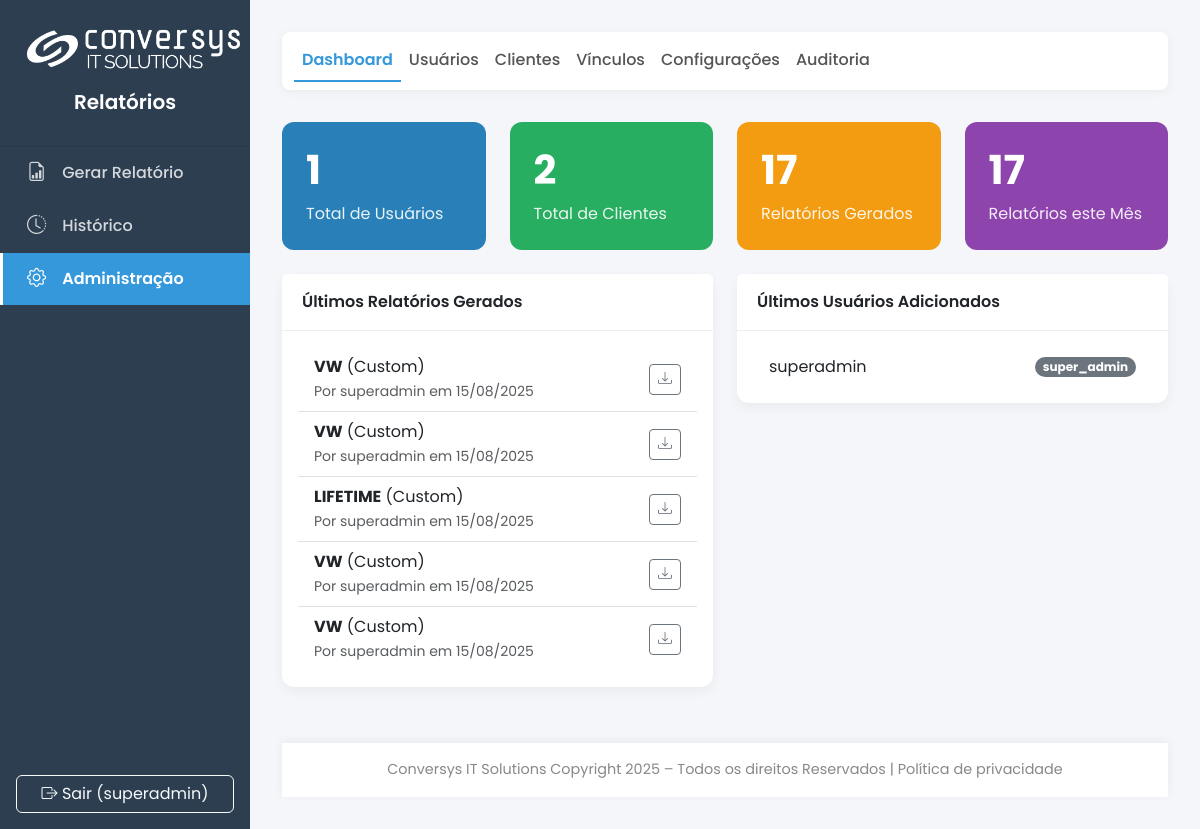
The page /admin (signed in) on the database its author committed.
### main.py (models this page shows, shortened)
class SystemConfig(db.Model):
    id = db.Column(db.Integer, primary_key=True)
    company_name = db.Column(db.String(100), default="Conversys IT Solutions")
    footer_text = db.Column(db.String(255), default=f"Conversys IT Solutions Copyright {dt.datetime.now().year} – Todos os direitos Reservados | Política de privacidade")
    primary_color = db.Column(db.String(7), default="#2c3e50")
    secondary_color = db.Column(db.String(7), default="#3498db")
    logo_dark_bg_path = db.Column(db.String(255), nullable=True)
    logo_light_bg_path = db.Column(db.String(255), nullable=True)
    logo_size = db.Column(db.Integer, default=50)
    login_media_path = db.Column(db.String(255), nullable=True)
    login_media_fill_mode = db.Column(db.String(10), default='cover')
    login_media_bg_color = db.Column(db.String(7), default='#2c3e50')
    report_cover_path = db.Column(db.String(255), nullable=True)
    report_final_page_path = db.Column(db.String(255), nullable=True)

class User(UserMixin, db.Model):
    id = db.Column(db.Integer, primary_key=True)
    username = db.Column(db.String(64), unique=True, nullable=False)
    password_hash = db.Column(db.String(256))
    role_id = db.Column(db.Integer, db.ForeignKey('role.id'), nullable=False)
    role = db.relationship('Role', backref='users')
    reports = db.relationship('Report', backref='author', lazy=True)
    clients = db.relationship('Client', secondary=user_client_association, lazy='subquery',
                              backref=db.backref('users', lazy=True))
    def has_role(self, role_name): return self.role.name == role_name

class Report(db.Model):
    id = db.Column(db.Integer, primary_key=True)
    filename = db.Column(db.String(255), unique=True, nullable=False)
    file_path = db.Column(db.String(255), nullable=False)
    created_at = db.Column(db.DateTime, default=dt.datetime.utcnow)
    reference_month = db.Column(db.String(7), nullable=False)
    user_id = db.Column(db.Integer, db.ForeignKey('user.id'), nullable=False)
    client_id = db.Column(db.Integer, db.ForeignKey('client.id'), nullable=False)
    report_type = db.Column(db.String(50), default='custom', nullable=False)

class Client(db.Model):
    id = db.Column(db.Integer, primary_key=True)
    name = db.Column(db.String(100), unique=True, nullable=False)
    sla_contract = db.Column(db.Float, nullable=False, default=99.9)
    logo_path = db.Column(db.String(255), nullable=True)
    reports = db.relationship('Report', backref='client', lazy=True, cascade="all, delete-orphan")
    zabbix_groups = db.relationship('ClientZabbixGroup', backref='client', lazy=True, cascade="all, delete-orphan")

class Role(db.Model):
    id = db.Column(db.Integer, primary_key=True)
    name = db.Column(db.String(50), unique=True, nullable=False)

### main.py (the view)
@app.route('/admin')
@admin_required
def admin_dashboard():
    stats = {
        'users': User.query.count(),
        'clients': Client.query.count(),
        'reports_total': Report.query.count(),
        'reports_month': Report.query.filter(Report.created_at >= dt.datetime.now().replace(day=1)).count()
    }
    latest_reports = Report.query.order_by(Report.created_at.desc()).limit(5).all()
    latest_users = User.query.order_by(User.id.desc()).limit(5).all()
    return render_template('dashboard.html', title="Dashboard Admin", stats=stats, latest_reports=latest_reports, latest_users=latest_users)

### main.py (called while the page is built)
@login_manager.user_loader
def load_user(user_id):
    return db.session.get(User, int(user_id))

@app.before_request
def before_request_func():
    g.sys_config = SystemConfig.query.first()

def admin_required(f):
    @wraps(f)
    @login_required
    def decorated_function(*args, **kwargs):
        if not (current_user.has_role('admin') or current_user.has_role('super_admin')):
            flash('Acesso negado. Você não tem permissão para acessar esta área.', 'danger')
            return redirect(url_for('gerar_form'))
        return f(*args, **kwargs)
    return decorated_function

def get_text_color_for_bg(hex_color):
    try:
        hex_color = hex_color.lstrip('#')
        r, g, b = tuple(int(hex_color[i:i+2], 16) for i in (0, 2, 4))
        luminance = (0.299 * r + 0.587 * g + 0.114 * b) / 255
        return '#212529' if luminance > 0.6 else '#ffffff'
    except (ValueError, TypeError):
        return '#ffffff'

### templates/dashboard.html (shortened to what this page needs)
{% extends 'admin/base.html' %}
{% block admin_content %}
<div class="row">
    <div class="col-md-6 col-xl-3 mb-4">
        <div class="stat-card" style="background-color: #2980b9;">
            <h3>{{ stats.users }}</h3><p>Total de Usuários</p>
        </div>
    </div>
    <div class="col-md-6 col-xl-3 mb-4">
        <div class="stat-card" style="background-color: #27ae60;">
            <h3>{{ stats.clients }}</h3><p>Total de Clientes</p>
        </div>
    </div>
    <div class="col-md-6 col-xl-3 mb-4">
        <div class="stat-card" style="background-color: #f39c12;">
            <h3>{{ stats.reports_total }}</h3><p>Relatórios Gerados</p>
        </div>
    </div>
    <div class="col-md-6 col-xl-3 mb-4">
        <div class="stat-card" style="background-color: #8e44ad;">
            <h3>{{ stats.reports_month }}</h3><p>Relatórios este Mês</p>
        </div>
    </div>
</div>
<div class="row">
    <div class="col-lg-6 mb-4">
        <div class="card">
            <div class="card-header">Últimos Relatórios Gerados</div>
            <div class="card-body">
                <ul class="list-group list-group-flush">
                {% for report in latest_reports %}
                    <li class="list-group-item d-flex justify-content-between align-items-center">
                        <div><strong>{{ report.client.name }}</strong> ({{ report.report_type.replace('_', ' ')|title }})<br><small class="text-muted">Por {{ report.author.username }} em {{ report.created_at.strftime('%d/%m/%Y') }}</small></div>
                        <a href="{{ url_for('download_report', report_id=report.id) }}" class="btn btn-sm btn-outline-secondary"><i class="bi bi-download"></i></a>
                    </li>
                {% else %}
                    <li class="list-group-item text-center text-muted">Nenhum relatório gerado ainda.</li>
                {% endfor %}
                </ul>
            </div>
        </div>
    </div>
    <div class="col-lg-6 mb-4">
        <div class="card">
            <div class="card-header">Últimos Usuários Adicionados</div>
            <div class="card-body">
                <ul class="list-group list-group-flush">
                {% for user in latest_users %}
                    <li class="list-group-item d-flex justify-content-between align-items-center">
                        {{ user.username }}
                        <span class="badge bg-secondary rounded-pill">{{ user.role.name }}</span>
                    </li>
                {% else %}
                    <li class="list-group-item text-center text-muted">Nenhum usuário recente.</li>
                {% endfor %}
                </ul>
            </div>
        </div>
    </div>
</div>
{% endblock %}

### templates/base.html (shortened to what this page needs)
<!DOCTYPE html>
<html lang="pt-BR"><head><link href="https://cdn.jsdelivr.net/npm/bootstrap@5.3.3/dist/css/bootstrap.min.css" rel="stylesheet"><link href="https://cdn.jsdelivr.net/npm/bootstrap-icons@1.11.3/font/bootstrap-icons.min.css" rel="stylesheet">
<style>
{% set sidebar_text_color = g.sys_config.primary_color | text_color_for_bg %}
:root { --primary-color: {{ g.sys_config.primary_color | default('#2c3e50') }}; --secondary-color: {{ g.sys_config.secondary_color | default('#3498db') }}; --bg-light: #f4f6f9; --sidebar-width: 250px; }
html, body { height: 100%; }
body { font-family: 'Poppins', sans-serif; background-color: var(--bg-light); display: flex; flex-direction: column; }
.wrapper { display: flex; flex-grow: 1; }
.sidebar { width: var(--sidebar-width); min-height: 100vh; background: var(--primary-color); transition: margin-left 0.3s; display: flex; flex-direction: column; flex-shrink: 0; }
#content { flex-grow: 1; padding: 2rem; display: flex; flex-direction: column; }
.main-content { flex-grow: 1; }
.sidebar-header { padding: 1.5rem; text-align: center; border-bottom: 1px solid rgba(0,0,0,0.1); }
.sidebar-header .logo { display: block; margin: 0 auto; }
.sidebar-header h5 { color: {{ sidebar_text_color }}; font-weight: 600; margin-top: 1rem; }
.sidebar .nav-link { color: {{ sidebar_text_color }}; opacity: 0.8; padding: 0.75rem 1.5rem; display: flex; align-items: center; font-weight: 500; border-left: 3px solid transparent; transition: all 0.2s ease; }
.sidebar .nav-link i { margin-right: 1rem; font-size: 1.2rem; }
.sidebar .nav-link:hover { color: {{ sidebar_text_color }}; opacity: 1; background-color: rgba(0,0,0,0.1); }
.sidebar .nav-link.active { color: #fff; opacity: 1; background-color: var(--secondary-color); border-left-color: #fff; font-weight: 600; }
.top-navbar { background-color: #fff; border-radius: 0.5rem; box-shadow: 0 2px 10px rgba(0,0,0,0.05); margin-bottom: 2rem; }
.top-navbar .nav-link { color: #555; font-weight: 500; }
.top-navbar .nav-link.active { color: var(--secondary-color); font-weight: 600; border-bottom: 2px solid var(--secondary-color); }
.card { border: none; border-radius: 0.75rem; box-shadow: 0 4px 12px rgba(0,0,0,0.05); }
.card-header { background-color: #fff; border-bottom: 1px solid #eee; font-weight: 600; padding: 1rem 1.25rem; }
.footer { text-align: center; padding: 1rem; color: #888; font-size: 0.9em; background-color: #fff; box-shadow: 0 -2px 10px rgba(0,0,0,0.05); margin-top: 2rem; }
.stat-card { color: white; border-radius: 0.75rem; padding: 1.5rem; }
.stat-card h3 { font-size: 2.5rem; font-weight: 700; }
.stat-card p { margin: 0; opacity: 0.9; }
</style></head>
<body><div class="wrapper">
<nav class="sidebar">
<div><div class="sidebar-header">
{% if g.sys_config.logo_dark_bg_path %}
    <img src="{{ url_for('uploaded_file', filename=g.sys_config.logo_dark_bg_path) }}" alt="Logo" class="logo" style="max-height: {{ g.sys_config.logo_size }}px;">
{% endif %}
<h5>{{ g.sys_config.company_name }}</h5></div>
<ul class="nav flex-column">
<li class="nav-item"><a class="nav-link {% if request.endpoint == 'gerar_form' %}active{% endif %}" href="{{ url_for('gerar_form') }}"><i class="bi bi-file-earmark-bar-graph"></i> Gerar Relatório</a></li>
<li class="nav-item"><a class="nav-link {% if request.endpoint == 'history' %}active{% endif %}" href="{{ url_for('history') }}"><i class="bi bi-clock-history"></i> Histórico</a></li>
{% if not current_user.has_role('client') %}
<li class="nav-item"><a class="nav-link {% if 'admin' in request.endpoint %}active{% endif %}" href="{{ url_for('admin_dashboard') }}"><i class="bi bi-gear"></i> Administração</a></li>
{% endif %}
</ul></div>
<div class="mt-auto p-3"><a href="{{ url_for('logout') }}" class="btn btn-outline-light w-100"><i class="bi bi-box-arrow-right"></i> Sair ({{ current_user.username }})</a></div>
</nav>
<main id="content">
<div class="main-content">
{% block content %}{% endblock %}
</div>
<footer class="footer">{{ g.sys_config.footer_text|safe }}</footer>
</main></div>
</body></html>

### rows shown on the page
SystemConfig: logo_dark_bg_path (picture), sys_config.company_name "Relatórios", sys_config.footer_text "Conversys IT Solutions Copyright 2025 – Todos os direitos Reservados | Política de privacidade"
User: username "superadmin", role.name "super_admin"
Report: client.name "VW", report_type.replace "Custom", author.username "superadmin", created_at "15/08/2025"
Report: client.name "VW", report_type.replace "Custom", author.username "superadmin", created_at "15/08/2025"
Report: client.name "LIFETIME", report_type.replace "Custom", author.username "superadmin", created_at "15/08/2025"
Report: client.name "VW", report_type.replace "Custom", author.username "superadmin", created_at "15/08/2025"
Report: client.name "VW", report_type.replace "Custom", author.username "superadmin", created_at "15/08/2025"

### other values the page prints
{{ stats.users }} "1"
{{ stats.clients }} "2"
{{ stats.reports_total }} "17"
{{ stats.reports_month }} "17"
